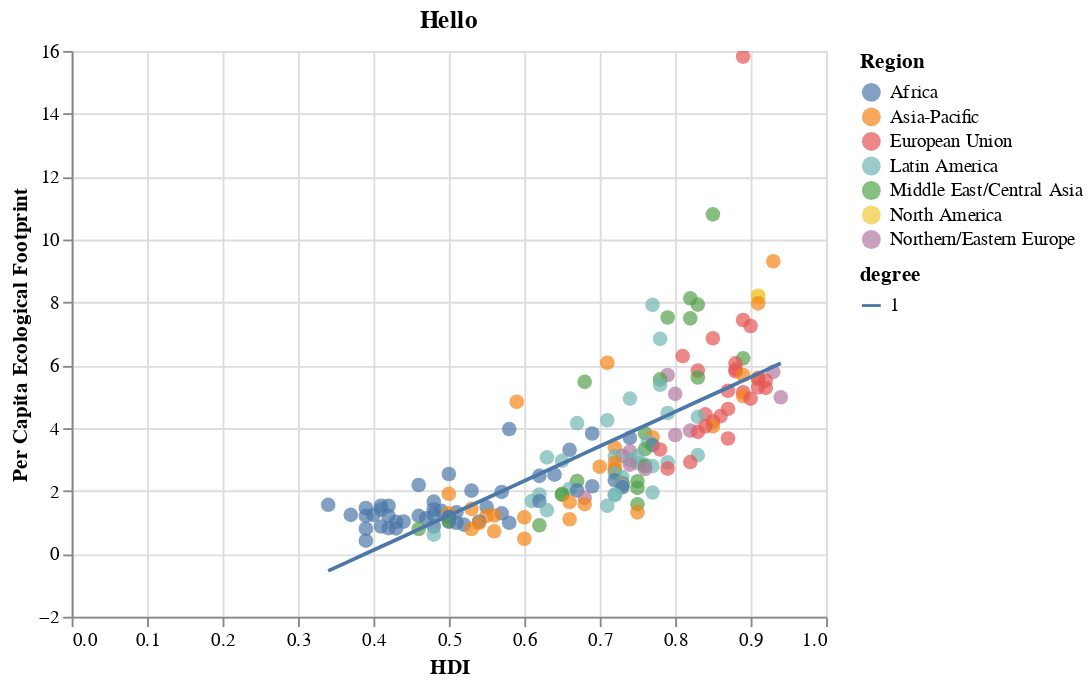

Notebook code for this chart:
### Code cell
#We were wondering what the total ecological impact 

# base = alt.Chart(df_countries).mark_circle(color="black").encode(
#         alt.X("HDI"), alt.Y("Total Ecological Footprint")
# )

degree_list = [1]

base = alt.Chart(df_countries).mark_circle(size=60).encode(
    x='HDI',
    y =alt.Y('Total Ecological Footprint', title='Per Capita Ecological Footprint'),
    color='Region:N',
    tooltip=['Country', 'Region', alt.Tooltip('Total Ecological Footprint', title='Ecological Footprint'), 'HDI']
).properties(
    title='Hello'
)

polynomial_fit = [
    base.transform_regression(
        "HDI", "Total Ecological Footprint", method="poly", order=order, as_=["HDI", str(order)]
    )
    .mark_line()
    .transform_fold([str(order)], as_=["degree", "Total Ecological Footprint"])
    .encode(alt.Color("degree:N"))
    for order in degree_list
]

polynomial_fits = alt.layer(*polynomial_fit)
alt.layer(base, polynomial_fits).resolve_scale(color='independent').interactive()

### Figure 1 — Vega-Lite specification as saved in the notebook (floating-point values rounded to 4 significant figures; data arrays with more than 128 entries replaced by an {"elided": "..."} marker saying what was removed)
{"config": {"view": {"continuousWidth": 400, "continuousHeight": 300}}, "layer": [{"mark": {"type": "circle", "size": 60}, "encoding": {"color": {"type": "nominal", "field": "Region"}, "tooltip": [{"type": "nominal", "field": "Country"}, {"type": "nominal", "field": "Region"}, {"type": "quantitative", "field": "Total Ecological Footprint", "title": "Ecological Footprint"}, {"type": "quantitative", "field": "HDI"}], "x": {"type": "quantitative", "field": "HDI"}, "y": {"type": "quantitative", "field": "Total Ecological Footprint", "title": "Per Capita Ecological Footprint"}}, "selection": {"selector011": {"type": "interval", "bind": "scales", "encodings": ["x", "y"]}}, "title": "Hello"}, {"layer": [{"mark": "line", "encoding": {"color": {"type": "nominal", "field": "degree"}, "tooltip": [{"type": "nominal", "field": "Country"}, {"type": "nominal", "field": "Region"}, {"type": "quantitative", "field": "Total Ecological Footprint", "title": "Ecological Footprint"}, {"type": "quantitative", "field": "HDI"}], "x": {"type": "quantitative", "field": "HDI"}, "y": {"type": "quantitative", "field": "Total Ecological Footprint", "title": "Per Capita Ecological Footprint"}}, "title": "Hello", "transform": [{"on": "HDI", "regression": "Total Ecological Footprint", "method": "poly", "order": 1, "as": ["HDI", "1"]}, {"fold": ["1"], "as": ["degree", "Total Ecological Footprint"]}]}]}], "data": {"name": "data-7fea6f296aacf871c3ff8145758e8fe5"}, "resolve": {"scale": {"color": "independent"}}, "$schema": "https://vega.github.io/schema/vega-lite/v4.8.1.json", "datasets": {"data-7fea6f296aacf871c3ff8145758e8fe5": {"elided": "171 records"}}}
